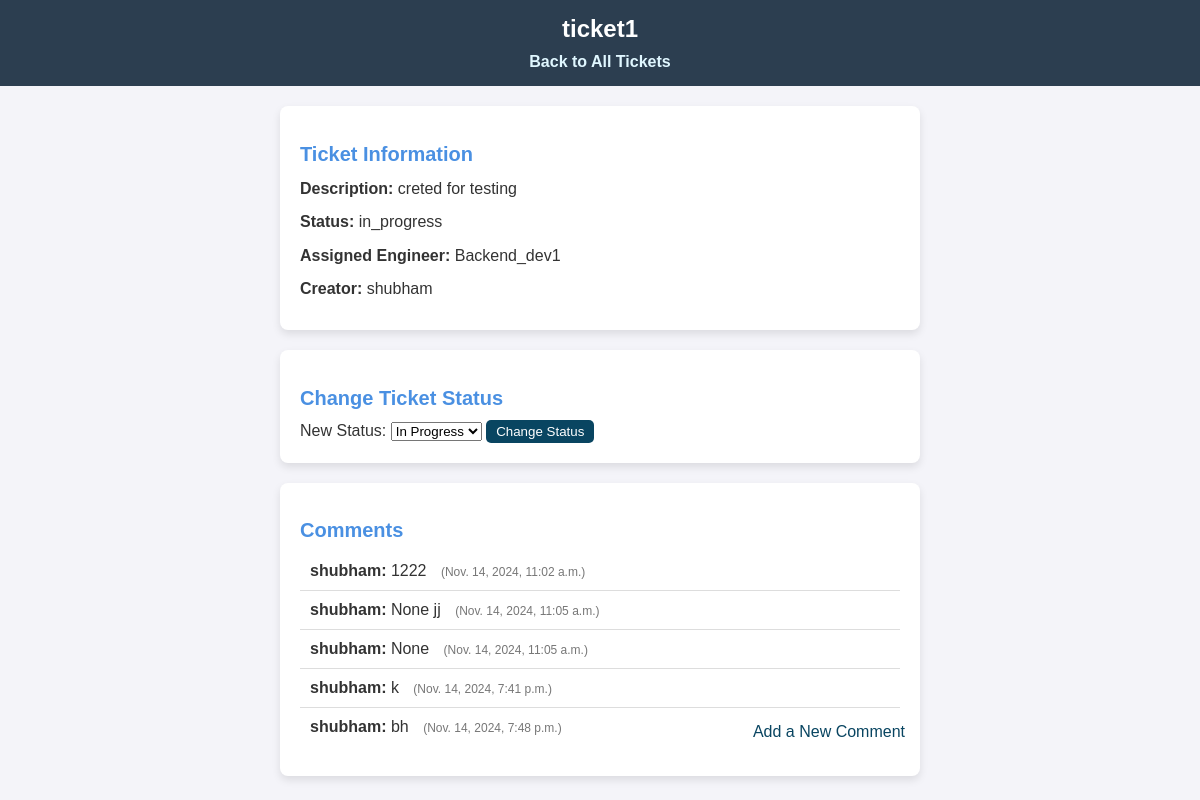
Screenshot of /tickets/tickets/1/ with the database file from the repository.
### backend/models.py (models this page shows, shortened)
class Ticket(models.Model):
    OPEN = 'Open'
    IN_PROGRESS = 'In Progress'
    CLOSED = 'Closed'
    STATUS_CHOICES = [
        (OPEN, 'Open'),
        (IN_PROGRESS, 'In Progress'),
        (CLOSED, 'Closed'),
    ]
    title = models.CharField(max_length=255)
    description = models.TextField()
    Name_of_creator = models.ForeignKey(User, on_delete=models.CASCADE, related_name='created_tickets')
    assigned_engineer = models.ForeignKey(User, on_delete=models.SET_NULL, null=True, blank=True, related_name='assigned_tickets')
    status = models.CharField(max_length=50, choices=STATUS_CHOICES, default=OPEN)
    timestamp = models.DateTimeField(auto_now_add=True)

class Comment(models.Model):
    ticket = models.ForeignKey('Ticket', on_delete=models.CASCADE, related_name='comments')
    user = models.ForeignKey(User, on_delete=models.CASCADE)
    comment_text = models.TextField()
    timestamp = models.DateTimeField(auto_now_add=True)

### backend/views.py (the view)
# urls.py: path('tickets/<int:ticket_id>/', views.ticket_detail, name='ticket_detail'),
def ticket_detail(request,ticket_id):
    ticket = get_object_or_404(Ticket, id=ticket_id)
    if request.method == 'POST':
        new_status = request.POST.get('status')
        if new_status in ['open', 'in_progress', 'closed']:
            ticket.status = new_status
            ticket.save()
        return redirect('list_ticket')
    return render(request, 'tickets/ticket_detail.html', {'ticket': ticket})

### backend/templates/tickets/ticket_detail.html (shortened to what this page needs)
<!DOCTYPE html>
<html lang="en">
<head>
</head>
<body>
    <header>
        <h1>{{ ticket.title }}</h1>
        <nav>
            <ul>
                <li><a href="{% url 'list_ticket' %}">Back to All Tickets</a></li>
            </ul>
        </nav>
    </header>
    <section>
        <h2>Ticket Information</h2>
        <p><strong>Description:</strong> {{ ticket.description }}</p>
        <p><strong>Status:</strong> {{ ticket.status }}</p>
        <p><strong>Assigned Engineer:</strong> {{ ticket.assigned_engineer }}</p>
        <p><strong>Creator:</strong> {{ ticket.Name_of_creator }}</p>
    </section>
    <section class="status-change">
        <h2>Change Ticket Status</h2>
        <form method="post">
            <label for="status">New Status:</label>
            <select name="status" id="status">
                <option value="in_progress" {% if ticket.status == "in_progress" %}selected{% endif %}>In Progress</option>
            </select>
            <button type="submit" style="background-color: #094561; color: white; border: none; padding: 4px 10px; border-radius: 5px; cursor: pointer;">
                Change Status
            </button>
        </form>
    </section>
    <section class="comment-section">
        <h2>Comments</h2>
        <ul>
            {% for comment in ticket.comments.all %}
                <li>
                    <strong>{{ comment.user }}:</strong> {{ comment.comment_text }}
                    <span>({{ comment.timestamp }})</span>
                </li>
            {% empty %}
                <li class="no-comments">No comments yet.</li>
            {% endfor %}
        </ul>
        <a href="{% url 'add_comment' ticket.id %}" class="add-comment-button">Add a New Comment</a>
    </section>
</body>
</html>

### backend/templates/tickets/ticket_detail.html (style rules this page uses)
body { font-family: Arial, sans-serif; margin: 0; padding: 0; background-color: #f4f4f9; color: #333; }
header { background-color: #2c3e50; color: #fff; padding: 15px; text-align: center; }
header h1 { margin: 0; font-size: 24px; }
nav ul { list-style: none; padding: 0; margin: 10px 0 0; text-align: center; }
nav ul li { display: inline; margin: 0 10px; }
nav ul li a { color: #e0f7ff; text-decoration: none; font-weight: bold; }
section { max-width: 600px; margin: 20px auto; padding: 20px; background-color: #fff; border-radius: 8px; box-shadow: 0 4px 8px rgba(0, 0, 0, 0.1); }
section h2 { color: #4a90e2; font-size: 20px; margin-bottom: 10px; }
p { font-size: 16px; line-height: 1.6; margin: 8px 0; }
strong { font-weight: bold; }
ul { list-style: none; padding: 0; margin: 10px 0; }
ul li { padding: 10px; border-bottom: 1px solid #ddd; }
ul li:last-child { border-bottom: none; }
ul li span { font-size: 12px; color: #777; margin-left: 10px; }
.comment-section { margin-top: 20px; position: relative; }
.status-change { margin-top: 20px; }
.add-comment-button { color: #094561; padding: 6px 10px; border-radius: 5px; text-decoration: none; display: inline-block; position: absolute; right: 0; top:80%; right: 5px; }

### rows the page displays
Ticket: title "ticket1", description "creted for testing", status "in_progress", assigned_engineer "Backend_dev1", Name_of_creator "shubham", status "In Progress"
Comment: user "shubham", comment_text "1222", timestamp "Nov. 14, 2024, 11:02 a.m."
Comment: user "shubham", comment_text "None jj", timestamp "Nov. 14, 2024, 11:05 a.m."
Comment: user "shubham", comment_text "None", timestamp "Nov. 14, 2024, 11:05 a.m."
Comment: user "shubham", comment_text "k", timestamp "Nov. 14, 2024, 7:41 p.m."
Comment: user "shubham", comment_text "bh", timestamp "Nov. 14, 2024, 7:48 p.m."
